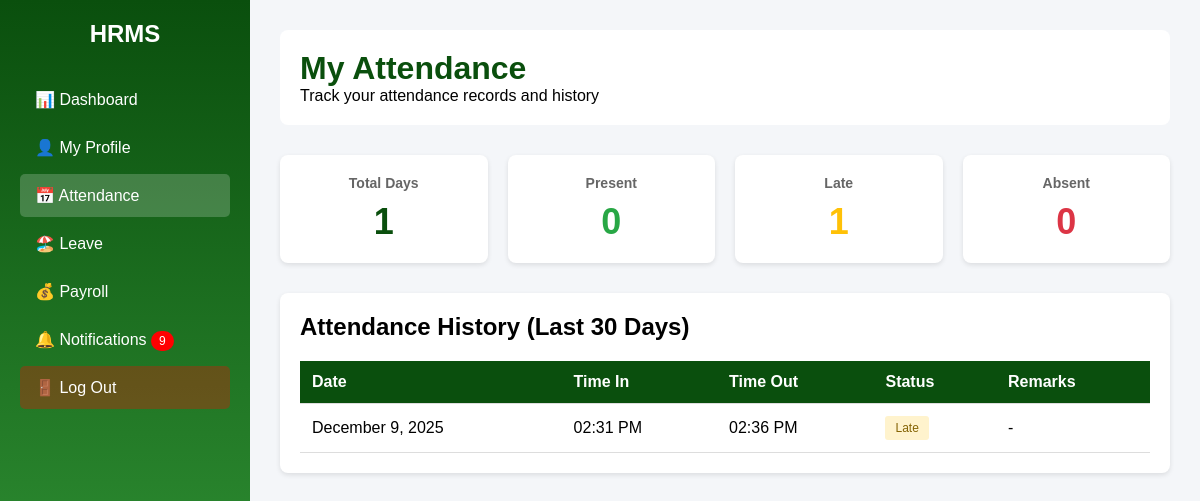
The page /hrms/public/employee_attendance.php (signed in) on the database its author committed.
### tables this page shows
CREATE TABLE `attendance` (
  `id` int(11) NOT NULL,
  `user_id` int(11) NOT NULL,
  `date` date NOT NULL,
  `time_in` time DEFAULT NULL,
  `time_out` time DEFAULT NULL,
  `status` enum('present','absent','late','half-day') DEFAULT 'absent',
  `remarks` text DEFAULT NULL,
  `created_at` timestamp NOT NULL DEFAULT current_timestamp()
);

### hrms/public/employee_attendance.php (the view, shortened to what this page needs)
<?php
include("../includes/db_connect.php");
$user_id = $_SESSION['user_id'];
$att_query = "SELECT * FROM attendance WHERE user_id = ? ORDER BY date DESC LIMIT 30";
$att_stmt = $conn->prepare($att_query);
$att_stmt->bind_param("i", $user_id);
$att_stmt->execute();
$attendance_records = $att_stmt->get_result();
$stats_query = "SELECT
    COUNT(*) as total_days,
    SUM(CASE WHEN status = 'present' THEN 1 ELSE 0 END) as present_days,
    SUM(CASE WHEN status = 'late' THEN 1 ELSE 0 END) as late_days,
    SUM(CASE WHEN status = 'absent' THEN 1 ELSE 0 END) as absent_days
    FROM attendance WHERE user_id = ? AND date >= DATE_SUB(CURDATE(), INTERVAL 30 DAY)";
$stats_stmt = $conn->prepare($stats_query);
$stats_stmt->bind_param("i", $user_id);
$stats_stmt->execute();
$stats = $stats_stmt->get_result()->fetch_assoc();
$notif_query = "SELECT COUNT(*) as unread FROM notifications WHERE user_id = ? AND is_read = 0";
$notif_stmt = $conn->prepare($notif_query);
$notif_stmt->bind_param("i", $user_id);
$notif_stmt->execute();
$unread_count = $notif_stmt->get_result()->fetch_assoc()['unread'];
?>
<!DOCTYPE html>
<html lang="en">
<head>
</head>
<body>
<div class="container">
    <div class="sidebar">
        <h2>HRMS</h2>
        <a href="employee_dashboard.php">📊 Dashboard</a>
        <a href="employee_profile.php">👤 My Profile</a>
        <a href="employee_attendance.php" class="active">📅 Attendance</a>
        <a href="employee_leave.php">🏖️ Leave</a>
        <a href="employee_payroll.php">💰 Payroll</a>
        <a href="employee_notifications.php">🔔 Notifications <?php if($unread_count > 0) echo "<span class='notif-badge'>$unread_count</span>"; ?></a>
        <a href="logout.php" class="logout">🚪 Log Out</a>
    </div>
    <div class="main">
        <div class="header">
            <h1>My Attendance</h1>
            <p>Track your attendance records and history</p>
        </div>
        <div class="stats-grid">
            <div class="stat-card">
                <h3>Total Days</h3>
                <div class="number"><?php echo $stats['total_days']; ?></div>
            </div>
            <div class="stat-card">
                <h3>Present</h3>
                <div class="number" style="color: #28a745;"><?php echo $stats['present_days']; ?></div>
            </div>
            <div class="stat-card">
                <h3>Late</h3>
                <div class="number" style="color: #ffc107;"><?php echo $stats['late_days']; ?></div>
            </div>
            <div class="stat-card">
                <h3>Absent</h3>
                <div class="number" style="color: #dc3545;"><?php echo $stats['absent_days']; ?></div>
            </div>
        </div>
        <div class="card">
            <h2>Attendance History (Last 30 Days)</h2>
            <table>
                <thead>
                    <tr>
                        <th>Date</th>
                        <th>Time In</th>
                        <th>Time Out</th>
                        <th>Status</th>
                        <th>Remarks</th>
                    </tr>
                </thead>
                <tbody>
                    <?php if($attendance_records->num_rows > 0): ?>
                        <?php while($record = $attendance_records->fetch_assoc()): ?>
                            <tr>
                                <td><?php echo date('F j, Y', strtotime($record['date'])); ?></td>
                                <td><?php echo $record['time_in'] ? date('h:i A', strtotime($record['time_in'])) : '-'; ?></td>
                                <td><?php echo $record['time_out'] ? date('h:i A', strtotime($record['time_out'])) : '-'; ?></td>
                                <td>
                                    <span class="status-badge status-<?php echo $record['status']; ?>">
                                        <?php echo ucfirst($record['status']); ?>
                                    </span>
                                </td>
                                <td><?php echo $record['remarks'] ?: '-'; ?></td>
                            </tr>
                        <?php endwhile; ?>
                    <?php else: ?>
                        <tr>
                            <td colspan="5" style="text-align: center;">No attendance records found</td>
                        </tr>
                    <?php endif; ?>
                </tbody>
            </table>
        </div>
    </div>
</div>
</body>
</html>

### hrms/public/employee_attendance.php (style rules this page uses)
* { margin: 0; padding: 0; box-sizing: border-box; }
body { font-family: Arial, sans-serif; background: #f4f6f9; }
.container { display: flex; min-height: 100vh; }
.sidebar { width: 250px; background: linear-gradient(to bottom, #0a4f0d, #3aa23f); color: white; padding: 20px; }
.sidebar h2 { margin-bottom: 30px; text-align: center; }
.sidebar a { display: block; padding: 12px 15px; color: white; text-decoration: none; margin-bottom: 5px; border-radius: 5px; transition: 0.2s; }
.sidebar a:hover, .sidebar a.active { background: rgba(255,255,255,0.2); }
.sidebar .logout { margin-top: auto; background: rgba(255,0,0,0.3); }
.main { flex: 1; padding: 30px; }
.header { background: white; padding: 20px; border-radius: 8px; margin-bottom: 30px; }
.header h1 { color: #0a4f0d; }
.stats-grid { display: grid; grid-template-columns: repeat(auto-fit, minmax(200px, 1fr)); gap: 20px; margin-bottom: 30px; }
.stat-card { background: white; padding: 20px; border-radius: 8px; text-align: center; box-shadow: 0 2px 5px rgba(0,0,0,0.1); }
.stat-card h3 { color: #666; font-size: 14px; margin-bottom: 10px; }
.stat-card .number { font-size: 36px; font-weight: bold; color: #0a4f0d; }
.card { background: white; padding: 20px; border-radius: 8px; box-shadow: 0 2px 5px rgba(0,0,0,0.1); }
table { width: 100%; border-collapse: collapse; margin-top: 20px; }
th, td { padding: 12px; text-align: left; border-bottom: 1px solid #ddd; }
th { background: #0a4f0d; color: white; }
.status-badge { padding: 5px 10px; border-radius: 3px; font-size: 12px; display: inline-block; }
.status-late { background: #fff3cd; color: #856404; }
.notif-badge { background: red; color: white; padding: 3px 8px; border-radius: 10px; font-size: 12px; }

### rows shown on the page
attendance: date "December 9, 2025", time_in "02:31 PM", time_out "02:36 PM", status "Late", remarks "-"

### other values the page prints
$unread_count "9"
$stats['total_days'] "1"
$stats['present_days'] "0"
$stats['late_days'] "1"
$stats['absent_days'] "0"
